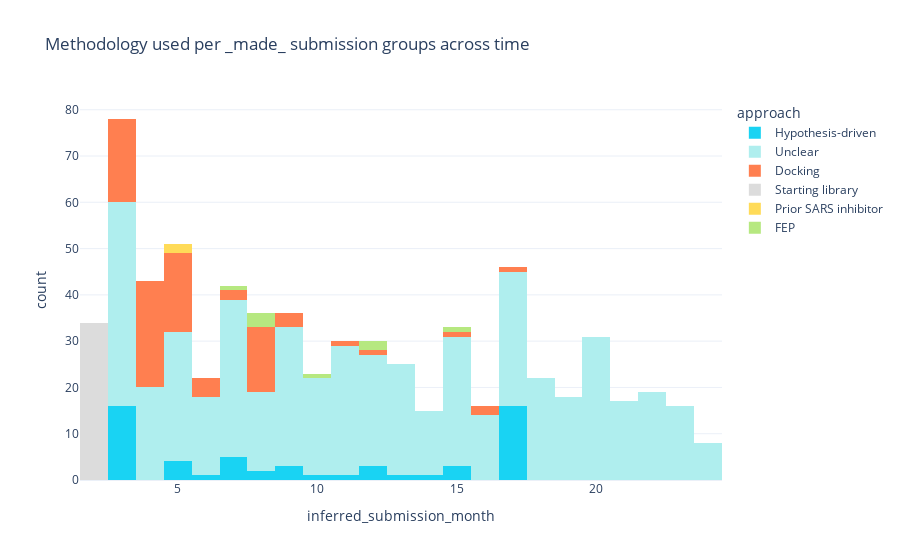

Here is the notebook cell this chart was saved with:
### Code cell
import plotly.express as px

fig = px.histogram(moonshot.loc[(moonshot.MADE)].drop_duplicates('CID_group'), 
                     'inferred_submission_month', 
                     color='approach',
                     color_discrete_map = {'Docking': '#ff7f50', 'Hypothesis-drivenL':'#30d5c8','Unclear': '#afeeee',
                                           'Prior SARS inhibitor':'#ffdb58','Starting library': 'gainsboro'},
                     title='Methodology used per _made_ submission groups across time',
                     template='plotly_white',
                    )
#fig.write_image("methodology_time.svg", width=800, height=800, scale=2)
fig

### Figure 1 — Plotly figure (JSON) as saved in the notebook; plotly's stock layout.template omitted (floating-point values rounded to 4 significant figures; data arrays with more than 128 entries replaced by an {"elided": "..."} marker saying what was removed)
{"data": [{"alignmentgroup": "True", "bingroup": "x", "hovertemplate": "approach=Hypothesis-driven<br>inferred_submission_month=%{x}<br>count=%{y}<extra></extra>", "legendgroup": "Hypothesis-driven", "marker": {"color": "#19d3f3", "pattern": {"shape": ""}}, "name": "Hypothesis-driven", "offsetgroup": "Hypothesis-driven", "orientation": "v", "showlegend": true, "type": "histogram", "x": [3, 3, 3, 3, 3, 3, 3, 3, 3, 3, 3, 3, 3, 3, 3, 3, 5, 5, 5, 5, 6, 7, 7, 7, 7, 7, 8, 8, 9, 9, 9, 10, 11, 12, 12, 12, 13, 14, 15, 15, 15, 17, 17, 17, 17, 17, 17, 17, 17, 17, 17, 17, 17, 17, 17, 17, 17], "xaxis": "x", "yaxis": "y"}, {"alignmentgroup": "True", "bingroup": "x", "hovertemplate": "approach=Unclear<br>inferred_submission_month=%{x}<br>count=%{y}<extra></extra>", "legendgroup": "Unclear", "marker": {"color": "#afeeee", "pattern": {"shape": ""}}, "name": "Unclear", "offsetgroup": "Unclear", "orientation": "v", "showlegend": true, "type": "histogram", "x": {"elided": "503 int values"}, "xaxis": "x", "yaxis": "y"}, {"alignmentgroup": "True", "bingroup": "x", "hovertemplate": "approach=Docking<br>inferred_submission_month=%{x}<br>count=%{y}<extra></extra>", "legendgroup": "Docking", "marker": {"color": "#ff7f50", "pattern": {"shape": ""}}, "name": "Docking", "offsetgroup": "Docking", "orientation": "v", "showlegend": true, "type": "histogram", "x": [3, 3, 3, 3, 3, 3, 3, 3, 3, 3, 3, 3, 3, 3, 3, 3, 3, 3, 4, 4, 4, 4, 4, 4, 4, 4, 4, 4, 4, 4, 4, 4, 4, 4, 4, 4, 4, 4, 4, 4, 4, 5, 5, 5, 5, 5, 5, 5, 5, 5, 5, 5, 5, 5, 5, 5, 5, 5, 6, 6, 6, 6, 7, 7, 8, 8, 8, 8, 8, 8, 8, 8, 8, 8, 8, 8, 8, 8, 9, 9, 9, 11, 12, 15, 16, 16, 17], "xaxis": "x", "yaxis": "y"}, {"alignmentgroup": "True", "bingroup": "x", "hovertemplate": "approach=Starting library<br>inferred_submission_month=%{x}<br>count=%{y}<extra></extra>", "legendgroup": "Starting library", "marker": {"color": "gainsboro", "pattern": {"shape": ""}}, "name": "Starting library", "offsetgroup": "Starting library", "orientation": "v", "showlegend": true, "type": "histogram", "x": [2, 2, 2, 2, 2, 2, 2, 2, 2, 2, 2, 2, 2, 2, 2, 2, 2, 2, 2, 2, 2, 2, 2, 2, 2, 2, 2, 2, 2, 2, 2, 2, 2, 2], "xaxis": "x", "yaxis": "y"}, {"alignmentgroup": "True", "bingroup": "x", "hovertemplate": "approach=Prior SARS inhibitor<br>inferred_submission_month=%{x}<br>count=%{y}<extra></extra>", "legendgroup": "Prior SARS inhibitor", "marker": {"color": "#ffdb58", "pattern": {"shape": ""}}, "name": "Prior SARS inhibitor", "offsetgroup": "Prior SARS inhibitor", "orientation": "v", "showlegend": true, "type": "histogram", "x": [5, 5], "xaxis": "x", "yaxis": "y"}, {"alignmentgroup": "True", "bingroup": "x", "hovertemplate": "approach=FEP<br>inferred_submission_month=%{x}<br>count=%{y}<extra></extra>", "legendgroup": "FEP", "marker": {"color": "#B6E880", "pattern": {"shape": ""}}, "name": "FEP", "offsetgroup": "FEP", "orientation": "v", "showlegend": true, "type": "histogram", "x": [7, 8, 8, 8, 10, 12, 12, 15], "xaxis": "x", "yaxis": "y"}], "layout": {"autosize": true, "barmode": "relative", "legend": {"title": {"text": "approach"}, "tracegroupgap": 0}, "title": {"text": "Methodology used per _made_ submission groups across time"}, "xaxis": {"anchor": "y", "autorange": true, "domain": [0, 1], "range": [1.5, 24.5], "title": {"text": "inferred_submission_month"}, "type": "linear"}, "yaxis": {"anchor": "x", "autorange": true, "domain": [0, 1], "range": [0, 82.11], "title": {"text": "count"}}}}
